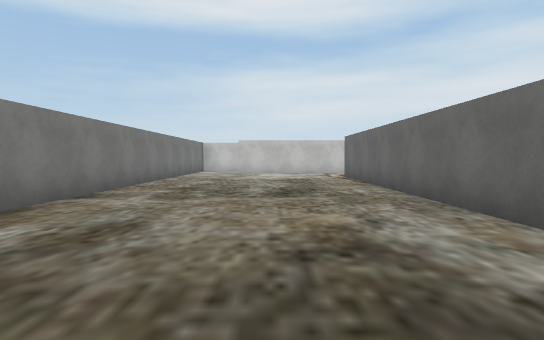
view 1 (above)

22 first-person views from a walk through a 3-D level made in the Unity game engine. The camera is 1.2 m above the floor, tilts 2° down and sees 75° across. The floor is counted in squares, 2 m on a side. Each view is taken from the middle of a square. On the plan, view 1 faces up. The plan holds only what a view shows up to about 10 squares ahead; the rest is blank. Some animated figures are left out. Some surface patterns are stand-ins.

view 2
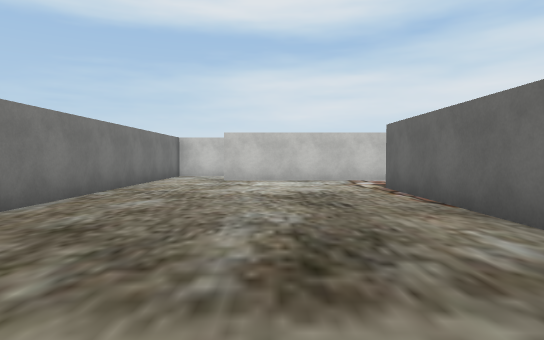

view 3
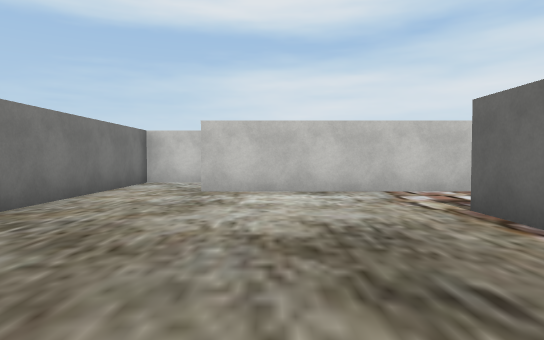

view 4
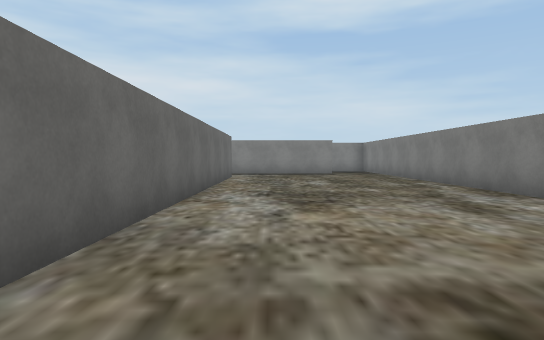

view 5
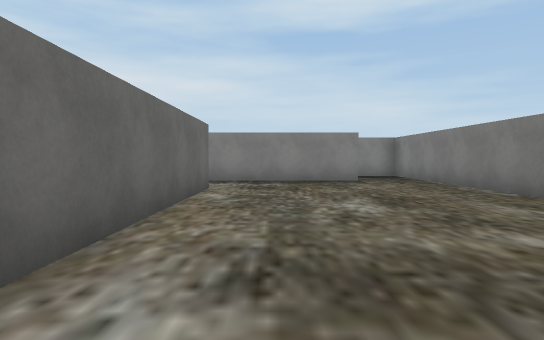

view 6
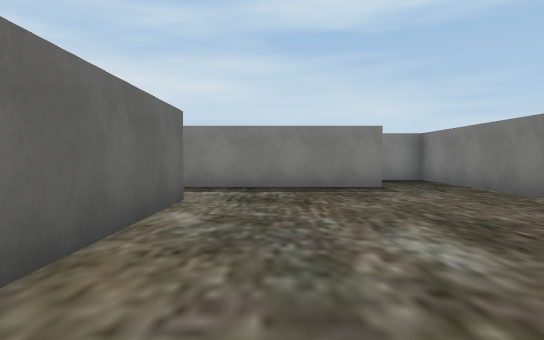

view 7
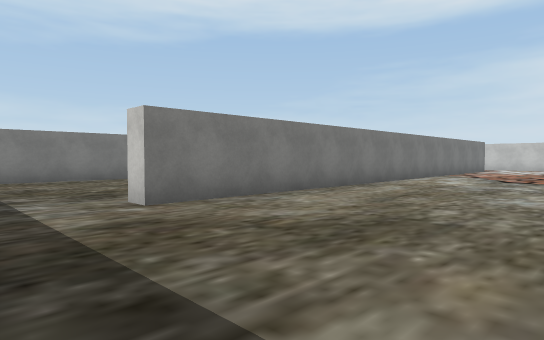

view 8
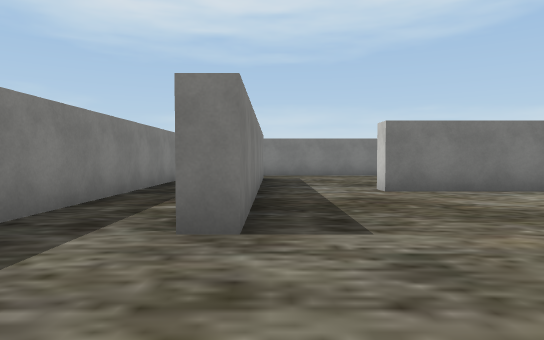

view 9
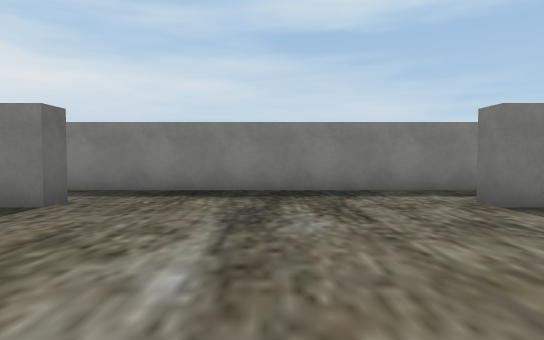

view 10
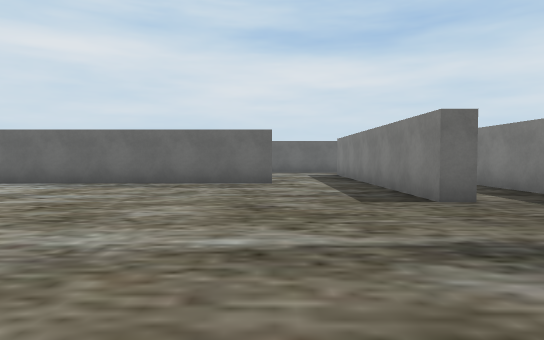

view 11
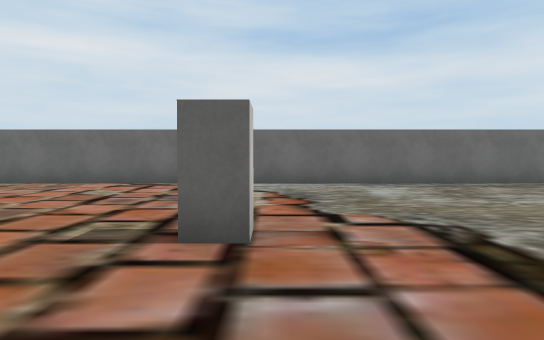

view 12
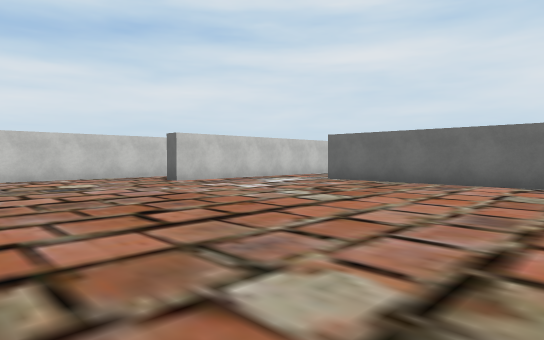

view 13
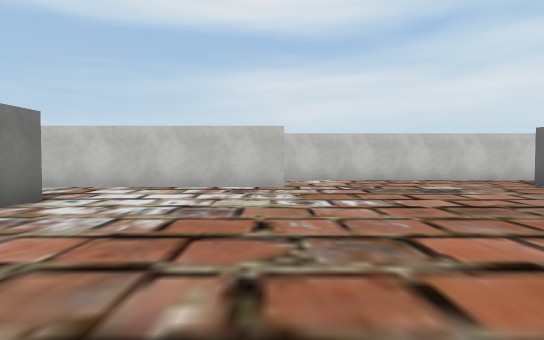

view 14
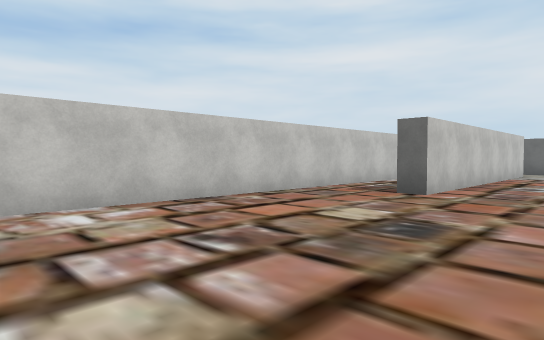

view 15
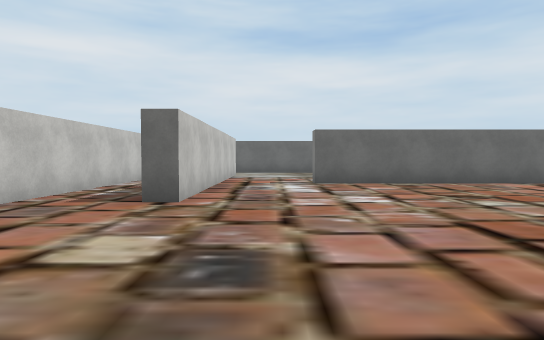

view 16
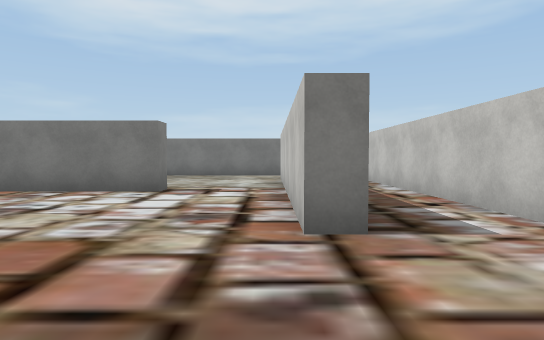

view 17
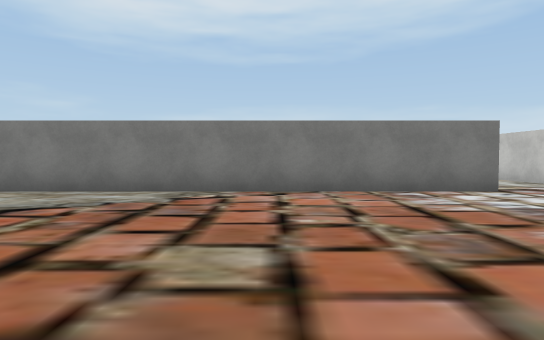

view 18
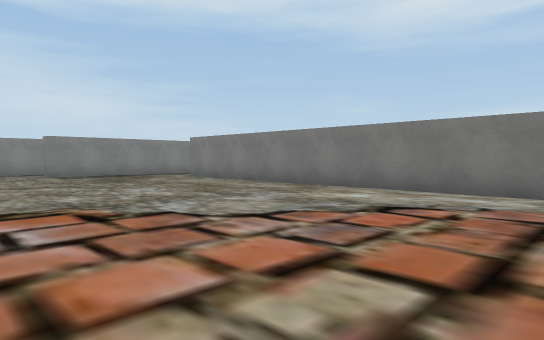

view 19
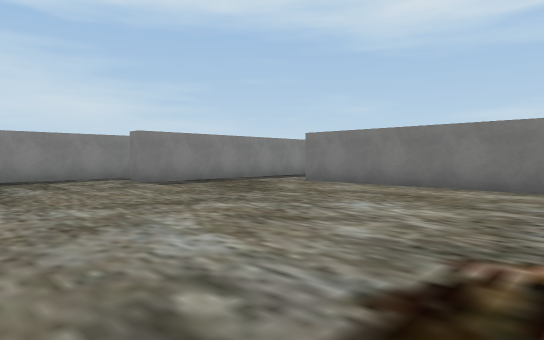

view 20
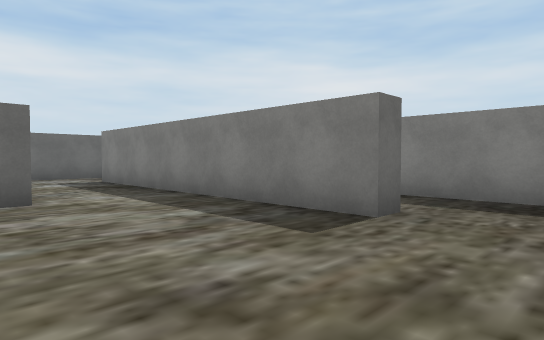

view 21
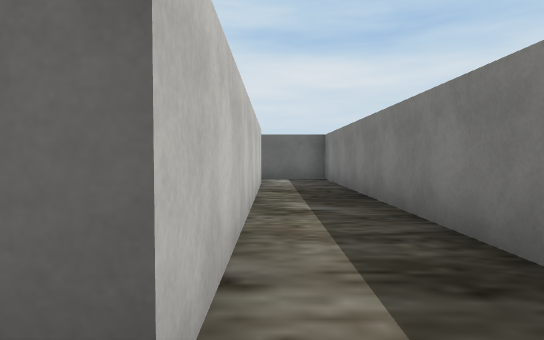

view 22
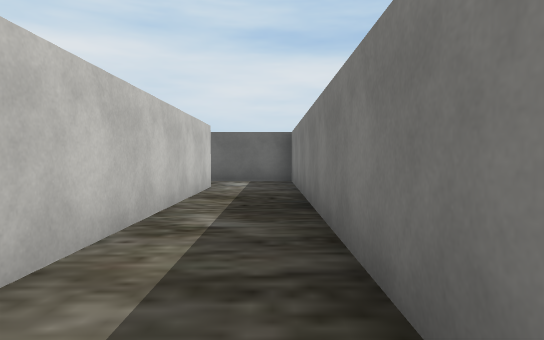

### Floor plan
Ten units are one square. View 1 is at (0, 0); x grows to the right and y downward. Boxes are objects, and circles mark ways between rooms. Rooms are numbered by the first view taken in them; rooms with no view inside come last. Other rooms are left out.
<svg viewBox="-35 -160 250 250">
<path fill="none" stroke="#000" d="M-30 -19 -30 65M27 40 22 40 22 -110M25 -132 -12 -132M-14 63 25 63M-30 -145 -30 -39M153 -51 153 -110M153 40 153 -35M22 -110 27 -110 27 40M62 -139 62 -132 25 -132M25 63 62 63 62 68M144 -132 117 -132 117 -138M192 68 117 68 117 63 144 63M165 -155 -30 -155 -30 -145M-2 85 210 85 210 65M-30 65 -30 85 -19 85"/>
<rect x="95" y="-35" width="10" height="10" fill="#bbb"><title>block</title></rect>
<circle cx="-20" cy="-140" r="3" fill="#2a7"/>
<circle cx="-20" cy="60" r="3" fill="#2a7"/>
<circle cx="20" cy="-125" r="3" fill="#2a7"/>
<circle cx="20" cy="45" r="3" fill="#2a7"/>
<text x="0" y="-40">1</text>
<text x="90" y="-30">2</text>
</svg>
Room 1 opens to room 2.

Where each view was taken, in squares from view 1:
view 1: 0 up, 0 right, facing up
view 2: 4 up, 0 right, facing up
view 3: 7 up, 0 right, facing up
view 4: 7 up, 1 right, facing down
view 5: 3 up, 1 right, facing down
view 6: 1 up, 1 right, facing down
view 7: 6 down, 7 right, facing up-left
view 8: 6 down, 9 right, facing left
view 9: 2 down, 9 right, facing down
view 10: 4 down, 7 right, facing right
view 11: 3 up, 7 right, facing right
view 12: 5 up, 7 right, facing up-right
view 13: 6 up, 6 right, facing up
view 14: 11 up, 6 right, facing up-right
view 15: 12 up, 7 right, facing right
view 16: 13 up, 9 right, facing left
view 17: 7 up, 9 right, facing left
view 18: 6 up, 9 right, facing down-left
view 19: 2 up, 10 right, facing down-left
view 20: 3 down, 10 right, facing down-right
view 21: 7 down, 11 right, facing right
view 22: 8 down, 12 right, facing right
